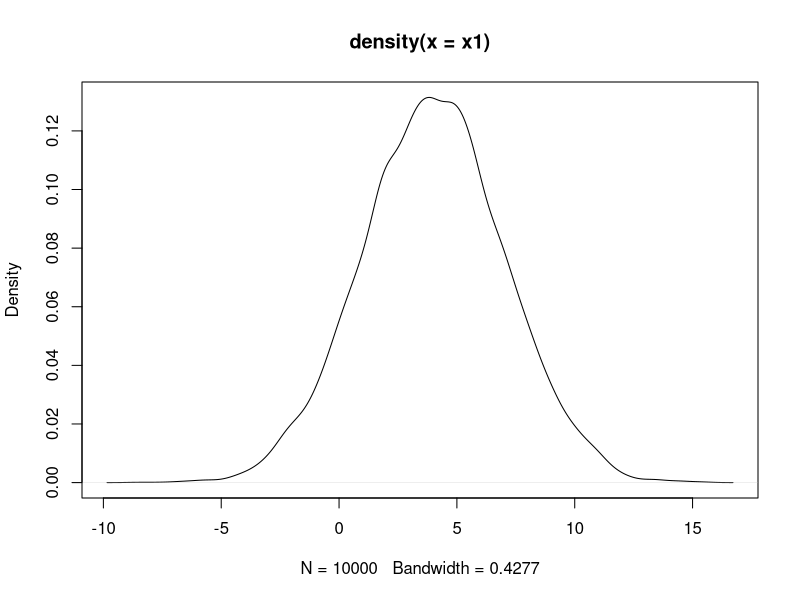
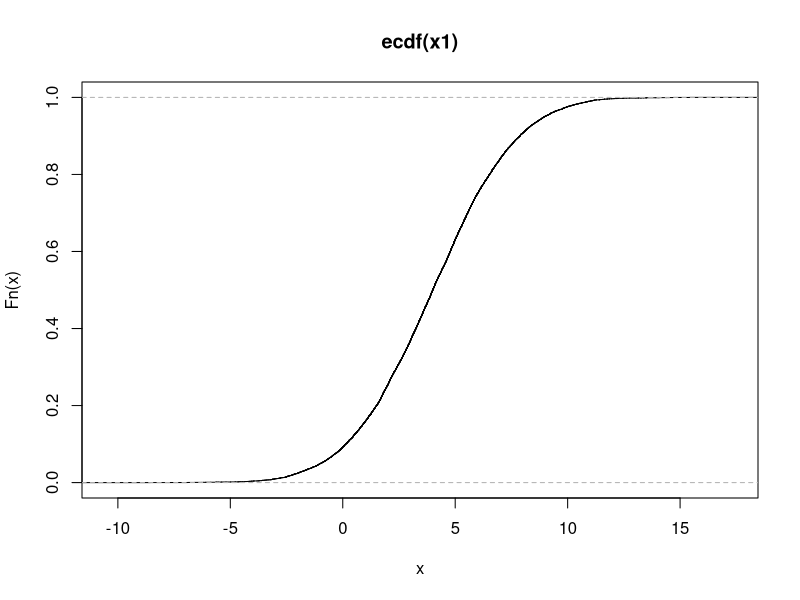
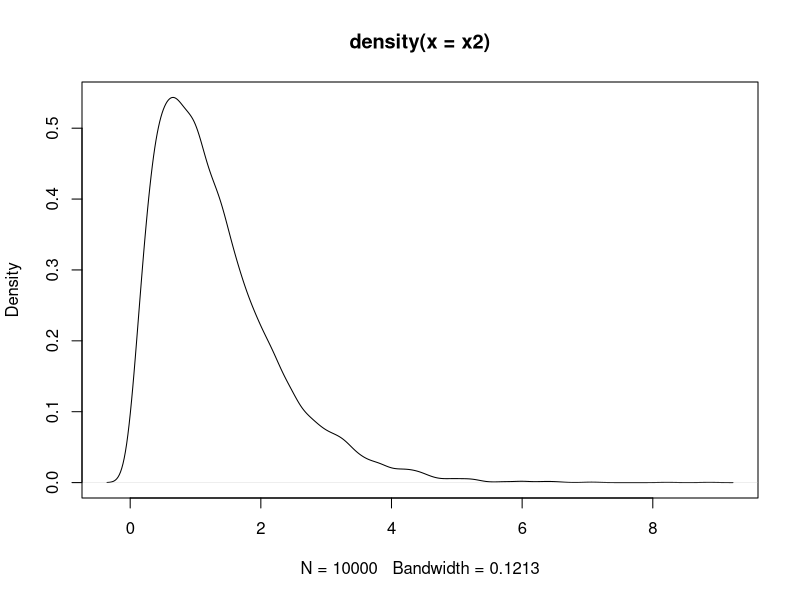
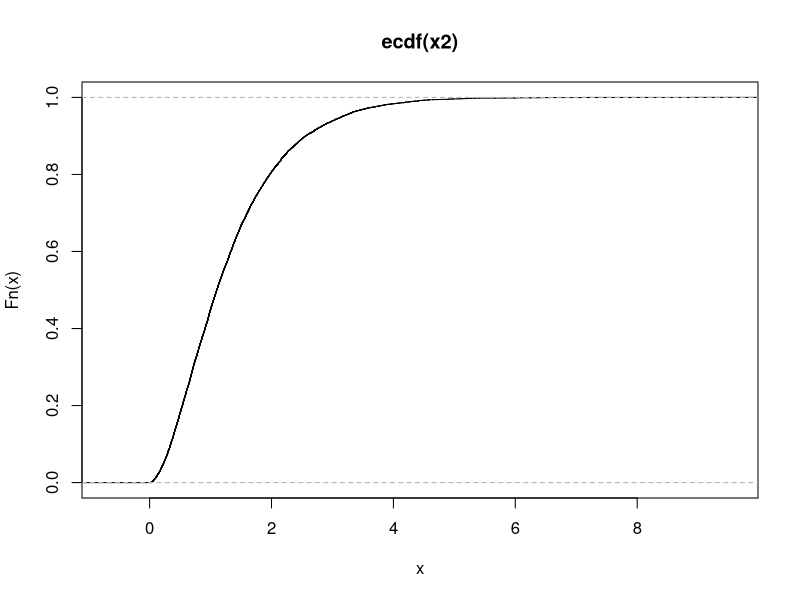
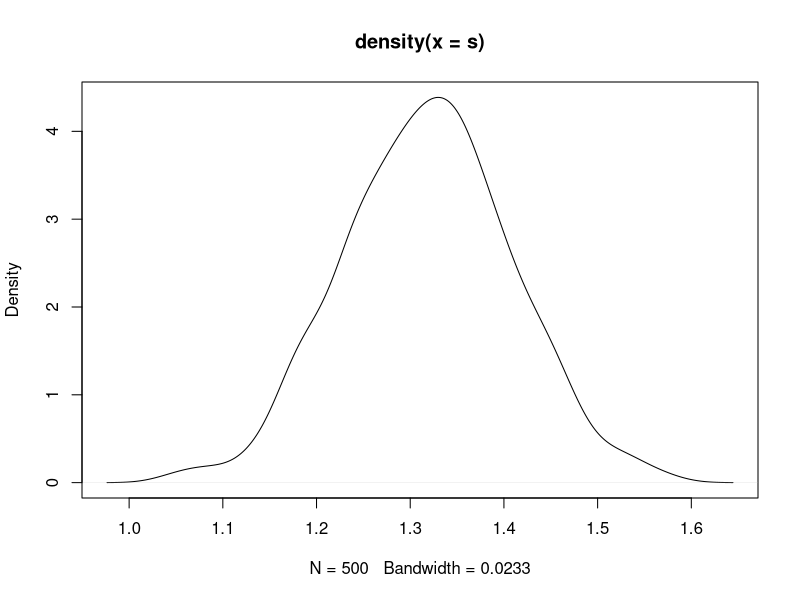
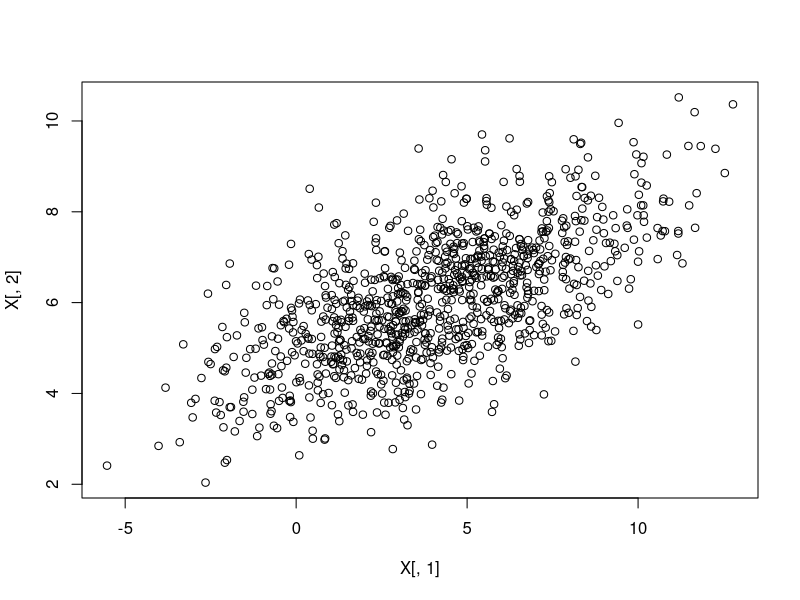
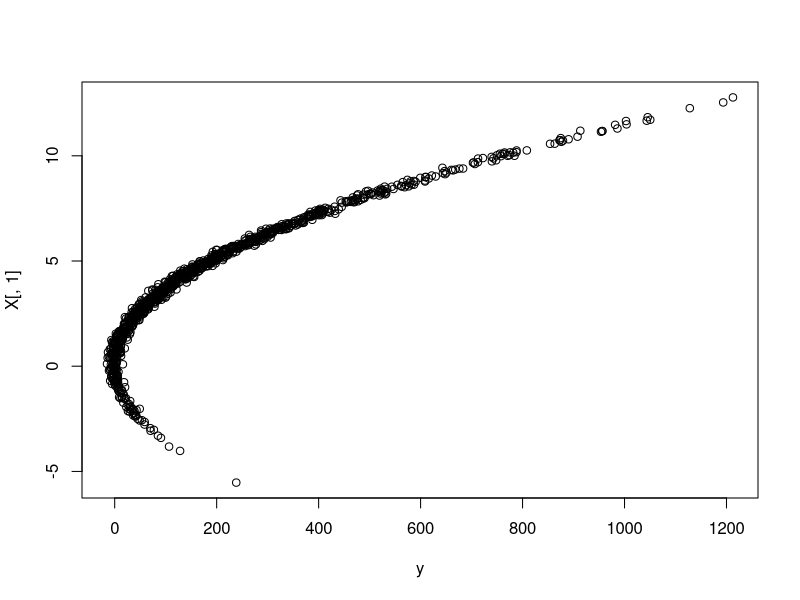

These charts were generated, in order, by the following R code:
# Objetivo de la clase de hoy: Clonar un proyecto, hacer fork, y realizar cambios.

# Determinar una distribucion de la verdadera poblacion
rm(list=ls())
x1 <- rnorm(10000, 4,3) 
plot(density(x1))

plot(ecdf(x1))

x2 <- rgamma(10000,2,1.5)

plot(density(x2))
plot(ecdf(x2))

# tomar muestras de la poblacion
s <- rep(0,500)
for(i in 1:500) {
  s[i] <- mean(sample(x2, 100))
}

plot(density(s))

# regresión, modelo
# instalar paquete MASS (install.packages("MASS"))
library(MASS)
rm(list=ls())

Sigma <- matrix(c(10,3,3,2),2,2)

X <- mvrnorm(n=1000, c(4,6), Sigma)
plot(X[,1],X[,2])

# modelo,(como modelador de los datos, conoces epsilon)

beta <- c(5,-4, 8, -1)
c <- 18
epsilon = rnorm(1000,0,4)
cuadrado <- X[,1]^2
interaccion <- X[,1]*X[,2]

X <- cbind(X, cuadrado, interaccion)

y <- c + X%*%beta + epsilon
fm1 <- y ~  X 
fm2 <- y ~  X[,1]
plot(y, X[,1])

reg1 <- lm(fm1)
summary(reg1)

reg2 <- lm(fm2)
summary(reg2)
